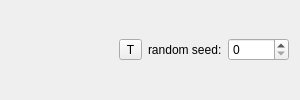
         <widget class="QWidget" name="option_widget" native="true">
          <property name="minimumSize">
           <size>
            <width>300</width>
            <height>0</height>
           </size>
          </property>
          <layout class="QVBoxLayout" name="option_widget_layout">
           <item>
            <layout class="QHBoxLayout" name="horizontalLayout_16">
             <item>
              <spacer name="horizontalSpacer_6">
               <property name="orientation">
                <enum>Qt::Horizontal</enum>
               </property>
               <property name="sizeHint" stdset="0">
                <size>
                 <width>40</width>
                 <height>20</height>
                </size>
               </property>
              </spacer>
             </item>
             <item>
              <widget class="QToolButton" name="train_view_transform">
               <property name="text">
                <string>T</string>
               </property>
               <property name="checkable">
                <bool>true</bool>
               </property>
               <property name="checked">
                <bool>false</bool>
               </property>
              </widget>
             </item>
             <item>
              <widget class="QLabel" name="label_6">
               <property name="text">
                <string>random seed:</string>
               </property>
              </widget>
             </item>
             <item>
              <widget class="QSpinBox" name="seed">
               <property name="maximum">
                <number>65536</number>
               </property>
              </widget>
             </item>
            </layout>
           </item>
           <item>
            <layout class="QHBoxLayout" name="horizontalLayout_6"/>
           </item>
          </layout>
         </widget>
